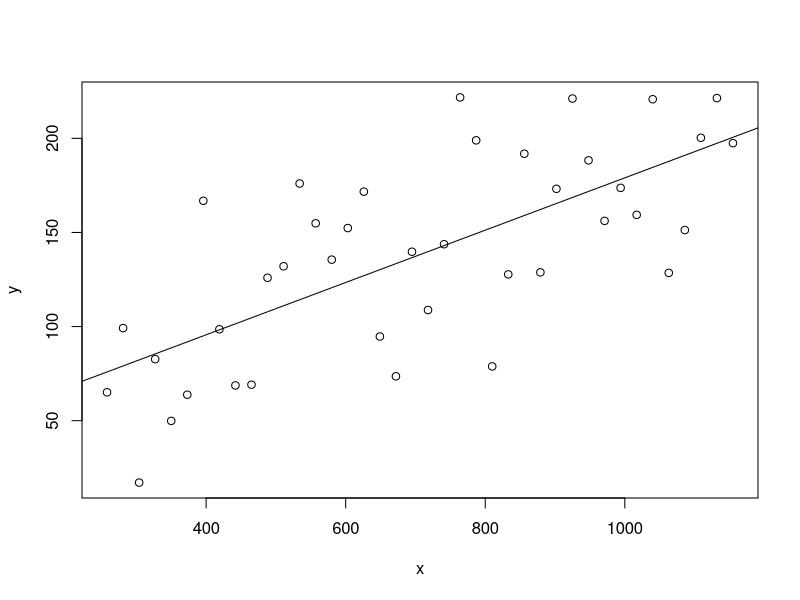
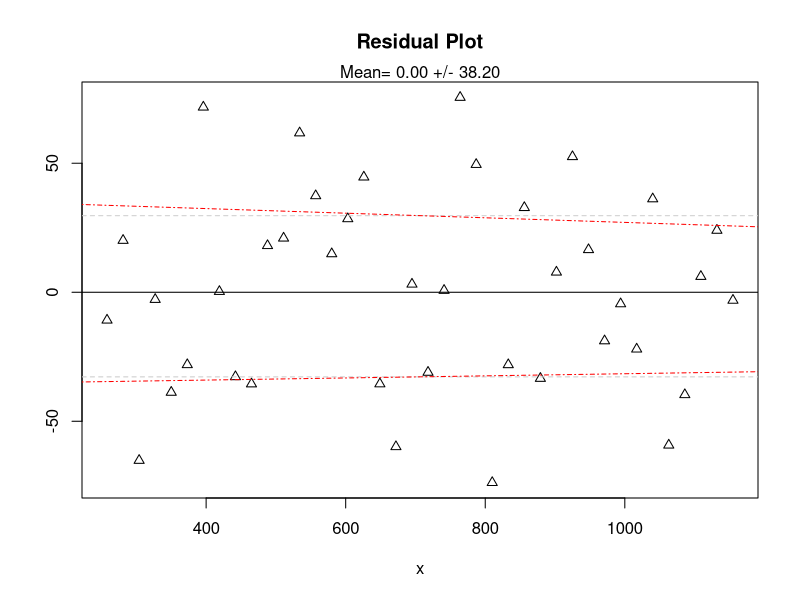
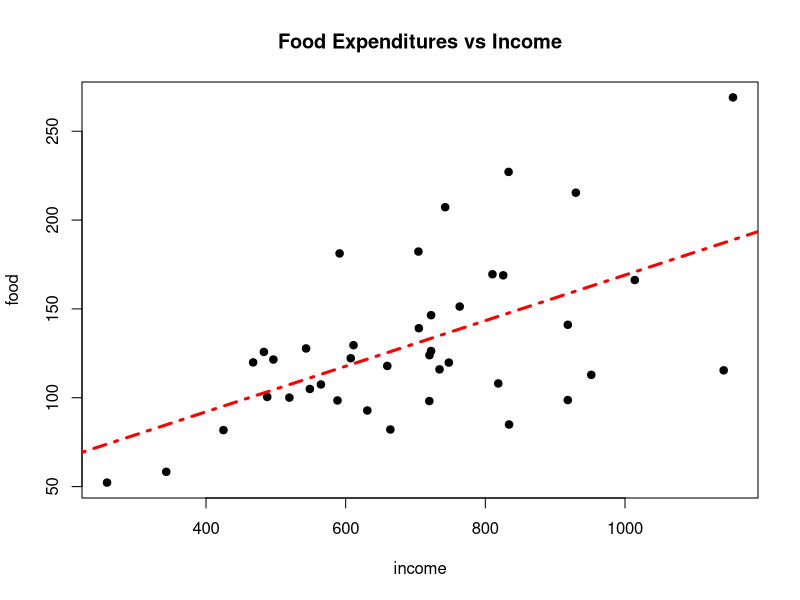
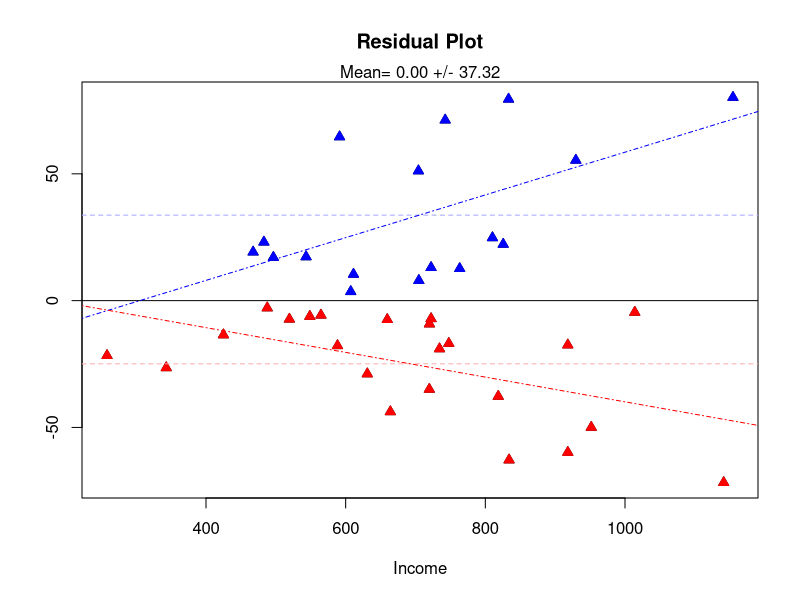
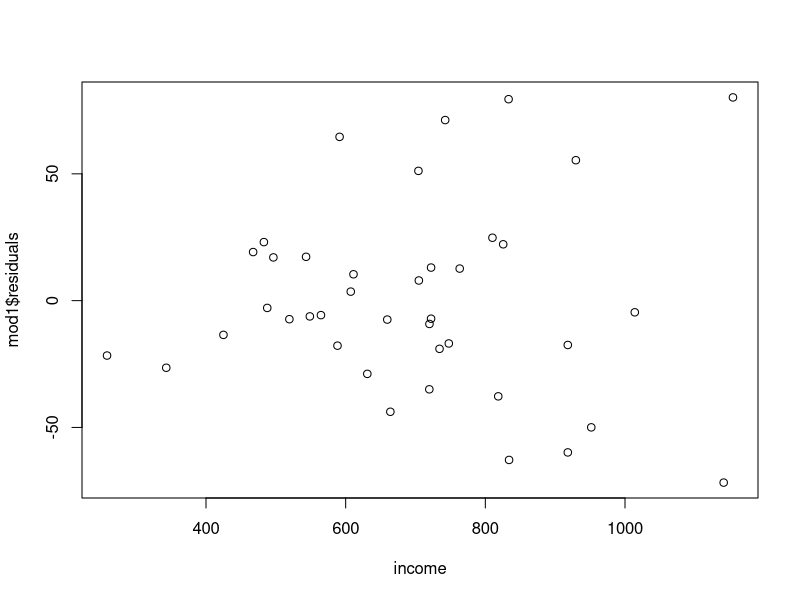

The R script that drew these images, in order:
#Heteroskedasticity - Identification, Error Correction, and GLS
#

#First let's create a model with homoskedastic errors
# just so we can see what is "normal". Later we will 
# look at a similar model with heteroskedastic errors
set.seed(6829)
x <- seq(258,1155,length=40)
y <- 40.8 + 0.13 * x + rnorm(40, 0, 37.8)

#Graphical inspection of the model: note that as the 
# value of x increases, the errors appear to vary by
# the same amount (ie., homoskedastic).
plot(x,y)
mod1 <- lm(y ~ x)
abline(mod1)

#Visually it appears the errors are homoskedastic.
# with mean = 0, and standard deviation close to 
# that specified for the y variable.
e <- mod1$residuals
plot(x, e, pch=2, main="Residual Plot",ylab="")
abline(h=mean(e))
sd(e)
s1 <- sprintf("Mean= %.2f +/- %.2f",mean(e),sd(e))
mtext(s1, 3)

#We can do a little more with this visually.  The idea
# is to separate out the errors above and below the
# mean, then plot each group against their corresponding
# explanatory variable.  Each of the plots should be roughly
# horizontal lines.

#Separate the errors that are above or below the mean error
dfm <- data.frame(x,e)
dfm.ue <- dfm[e>mean(e),]
dfm.le <- dfm[e<mean(e),]

#Add lines to show the mean of the upper and lower errors
mupper <- mean(dfm.ue$e)
abline(h=mupper, col="#cccccc", lty=2)
mlower <- mean(dfm.le$e)
abline(h=mlower, col="#cccccc", lty=2)

#Fit the upper and lower errors, separately, to the
# observations.  The fitted lines should be pretty
# close to the mean of the upper and lower errors, respectively.
mod.ue <- lm(dfm.ue$e ~ dfm.ue$x)
abline(mod.ue, col="#ff0000",lty=4)
mod.le <- lm(dfm.le$e ~ dfm.le$x)
abline(mod.le,col="#ff0000",lty=4)

#==========================================================

#Clean up
rm(list=ls())


#==========================================================
#Now let's look at some real data: weekly food expenditures 
# and income data. These data are from Hill, Griffiths and
# Judge, Undergraduate Economics (2e), Table 3.1, page 50.
dfm.wfe <- read.csv("wfe.csv")
names(dfm.wfe)

income <- dfm.wfe$income
food <- dfm.wfe$food

#Plot then regress food expenditures on income, and
# plot the fitted line.  Note how food expenditures vary
# more with higher levels of income...
plot(income,food,pch=19,main="Food Expenditures vs Income")
mod1 <- lm(food ~ income)
abline(mod1, lty=4,col="red",lwd=3)

#So the mean appears equal to zero, with some standard deviation
#and notice it is similar to the first example we created with
#homoskedastic errors...yet this time the errors are heteroskedastic
e <- mod1$residuals
plot(income, e, pch=2, main="Residual Plot",ylab="",xlab="Income")
abline(h=mean(e))
sd(e)
s1 <- sprintf("Mean= %.2f +/- %.2f",mean(e),sd(e))
mtext(s1, 3)

#Separate out the errors above and below the
# mean, then plot each group against their corresponding
# explanatory variable.  Each of the plots should be roughly
# horizontal lines.

#Separate the errors that are above or below the mean error
dfm <- data.frame(income,e)
dfm.ue <- dfm[e>mean(e),]
dfm.le <- dfm[e<mean(e),]

points(dfm.ue$income,dfm.ue$e, col="blue",bg="blue", pch=24)
points(dfm.le$income,dfm.le$e, col="red", bg="red", pch=24)

#Add lines to show the mean of the upper and lower errors
mupper <- mean(dfm.ue$e)
abline(h=mupper, col="#aaaaff", lty=2)
mlower <- mean(dfm.le$e)
abline(h=mlower, col="#ffaaaa", lty=2)

#Fit the upper and lower errors, separately, to the
# observations.  This time it's pretty obvious the
#errors are increasing as income increases, that is, 
#the errors are heteroskedastic
mod.ue <- lm(dfm.ue$e ~ dfm.ue$income)
abline(mod.ue,lty=4, col="blue")
mod.le <- lm(dfm.le$e ~ dfm.le$income)
abline(mod.le,lty=4, col="red")

# ==================================================
rm(dfm,dfm.le,dfm.ue,dfm.wfe,e,mlower,mupper,mod.le,mod.ue,mod1,s1)




# ==================================================
# Goldfeld-Quandt Test for Heteroskedasticity
# Partition the data such that observations with higher
# variance are in one sample, and observations with lower
# variance are in another sample.
#
# Ho: Homoskedastic Errors (sigsq_1 = SIGSQ)
# Ha: Heteroskedastic Errors (sigsq_1 = SIGSQ * x)
#
# 5% significance level for 95% level of confidence
#
#                       Variance of Partition 1
# Test Statistic: GQ = -------------------------
#                       Variance of Partition 2
#
# Reject Ho if GQ > F ~ 5%, df1=n1-2, df2=n2-2, where
# n1 and n2 are the number of observations in each
# partition, respectively. 
#
#

#Based on prior visual inspection, it appeared that
# variance was higher with higher levels of income. 
# So, the hypothesis will be that the variance is higher
# for income above the median...
midinc <- median(income)

#We will not assume the data are in any particular order,
# and will sort it by income just to be safe...
dfm2 <- data.frame(income, food)
dfm2 <- dfm2[order(income),]

#Upper Partition: n1=20, variance = 2285.94
dfm2a <- dfm2[dfm2$income > midinc,]   #data: income > median 
mod2a <- lm(dfm2a$food ~ dfm2a$income) #Linear model
var1 <- (summary(mod2a)$sigma)^2       #Variance of upper parition

#Lower partition: n2=20, variance = 682.46
dfm2b <- dfm2[dfm2$income <= midinc,] 
mod2b <- lm(dfm2b$food ~ dfm2b$income)
var2 <- (summary(mod2b)$sigma)^2       #Variance of upper parition

#Calculate the Goldfeld-Quandt test statistic:
gq <- var1 / var2; gq

#Critical value of F is 2.22, therefore reject the null
#hypothesis that the variance is homoskedastic
fcrit <- qf(0.05, 18,18, lower.tail = F); fcrit

#Compute the p-value for the test.  
pf(gq, 18,18, lower.tail = F)

#There are easier ways...
#install.packages("lmtest")
library(lmtest)
gqtest(food ~ income)

#Now that we have formally tested for, and found evidence
# of that heteroskedasticity exists, we can no longer use the
# standard errors of the estimated coefficiencts, and
# confidence intervals are incorrect

#Let's look at the uncorrected standard errors, which
#are in the second column here...
mod1 <- lm(food ~ income)
confint(mod1)
summary(mod1)$coefficients

#Standard errors originate from the variamnce-covariance 
#matrix for the coefficients:
vcov(mod1)

#The variance estimates are on the diagonal
diag(vcov(mod1))

#Standard errors...which just confirms the second
#column above via summary(mod1)$coefficients
sqrt(diag(vcov(mod1)))

#Create confidence intervals for the estimators
se0 <- sqrt(diag(vcov(mod1)))[1]
se1 <- sqrt(diag(vcov(mod1)))[2] 

b0 <-mod1$coefficients[1]
b1 <-mod1$coefficients[2]

b0lower <- b0 - qt(.975,df=38) * se0
b0upper <- b0 + qt(.975,df=38) * se0

b1lower <- b1 - qt(.975,df=38) * se1
b1upper <- b1 + qt(.975,df=38) * se1

#Present them in the same matric as the confint function...
matrix(c(b0lower,b0upper, b1lower, b1upper),ncol=2, byrow=T)

#and here is the confint function...
confint(mod1)

#The reason we did this was because we will want to
#compute confidence intervals with the corrected 
#standard errors...so here we go:


#White's Approximation using the 'car' package
#install.packages("car") #install once
library(car)            #call once

#White's-Corrected Covariance Matrix
# replace vcov with hccm, then you get
#the corrected standard errors:
hvcm <- sqrt(diag(hccm(mod1, type="hc0")));hvcm

#Assigns each White's Standard error to a variable
wcse0 <- hvcm[1]
wcse1 <- hvcm[2]

#
b0lower <- b0 - qt(.975,df=38) * wcse0
b0upper <- b0 + qt(.975,df=38) * wcse0
b1lower <- b1 - qt(.975,df=38) * wcse1
b1upper <- b1 + qt(.975,df=38) * wcse1

#Notice how the confidence intervals, after correcting 
#for heteroskedasticity, are wider...
matrix(c(b0lower,b0upper, b1lower, b1upper),ncol=2, byrow=T)

#
#
#

#
#
#
#
#Robust Standard Errors with the sandwich package
#install.packages("sandwich")
library(sandwich)
 
#The following computes estimators with non-robust errors
# that is, no correction for heteroskedasticity...same results
# here as with: summary(mod1)
coeftest(mod1) #non-robust

#Model that incorporates White's Approximation
#followed by corresonding confidence interval of parameter estimates
coeftest(mod1, vcov = vcovHC(mod1,"HC0")) #Robust, White
coefci(mod1, vcov = vcovHC(mod1,"HC0"))

#Other robust errors, such as HC1, HC2, etc. are possible...
#See http://evansresearch.us/DSC/Spring2017/ECMT/HCandHAC.pdf
#Example...
#coeftest(mod1, vcov = vcovHC(mod1,"HC1")) #Robust, HC1
#coefci(mod1,vcov = vcovHC(mod1,"HC1")) #Robust, HC1

## ==========================================================
rm(list=ls()) #clean up and start over...

dfm.wfe <- read.csv("wfe.csv")
income <- dfm.wfe$income
food <- dfm.wfe$food



#How to estimate a model with heteroskedasticity such
#that it will have homoskedasticty?  Transform the variables
#then use OLS as usual.  The transformation is 1/sqrt(x)
#
# Original specification: y = b0 + b1 * x + e
mod1 <- lm(food ~ income)
summary(mod1)
plot(income, mod1$residuals)
library(lmtest)

# Generalized Least Squares Estimator (GLS; theoretically BLUE)
# Estimate y*w = b0*w + b1 * x*w + e*w, where w = 1/sqrt(x)
w <- 1/sqrt(income)
food.w <- food * w
income.w <- income * w
const.w <- w
mod1.w <- lm(food.w ~ 0 + const.w + income.w) #intercept explicitly modeled
summary(mod1.w)

#Alternatively, use lm with the weights option
# (note the squared term !)
mod2 <- lm(food ~ income, weights = w^2);summary(mod2)

#install.packages("nlme")
#library(nlme)
#gls(food ~ income, weights=varFixed(w^2))



#Here is another example of GLS, but using transforms based on
#the errors of two partitions - this is also called
#weighted least squares...
#
# 1. Estimate food ~ income for each partition
# 2. Save the errors from each regression
# 3. Calculate the standard deviation of the errors of each partition
# 4. Transform the variables with the appropriate standard deviation of errors
# 5. Use OLS on the transformed variables...

#First partition (lower variance was previously identified)
y <- food[1:20]
x <- income[1:20]
mod1 <- lm(y ~ x)
e1.sd <- sd( mod1$residuals )
food.1 <- y/e1.sd
income.1 <- x/e1.sd

#Second partition (higher variance was previously identified)
y <- food[21:40]
x <- income[21:40]
mod1 <- lm(y ~ x)
e2.sd <- sd( mod1$residuals )
food.2 <- y/e2.sd
income.2 <- x/e2.sd

#Put the data back together so we can estimate both 
#partitions in aggregate...
food.12 <- c(food.1,food.2)
income.12 <- c(income.1,income.2)

#Create the vector for the constant...
const.12 <- c(rep(1/e1.sd,20), rep(1/e2.sd, 20) )

#Generalized Least Squares via OLS...
mod.12 <-lm(food.12 ~ 0 + const.12 + income.12)
summary(mod.12)
confint(mod.12)

#Altenatively (and equivalently), though it still requires
#construction of the weights vector.  Look at the results and 
#notice how the residual standard error is equal to 1 
#This is expected. Why?
mod.12w <- lm(food ~ income, weights = const.12^2); summary(mod.12w)



## Feasible GLS Procedure for Multiple Regression
mod1 <- lm(food ~ income)     #run the heteroskedastic regression
e <- mod1$residuals           #save the residuals
le2 <- log(e^2)               #square and log the residuals
mod2 <- lm(le2 ~ income)      #regress the squared and logged errors on the independent variable(s)
ghat <- mod2$fitted.values    #extract the yhats
hhat <- exp(ghat)             #and exponentiate them  

w <- 1 / sqrt(hhat)           #weights for WLS (and the constant vector)
const.gls <- w

food.gls <- food * w
income.gls <- income * w
mod.gls <- lm(food.gls ~ 0 + const.gls + income.gls); summary(mod.gls)


# Video on heteroskedasticity
# https://www.youtube.com/watch?v=hFoDDwTF4KY
